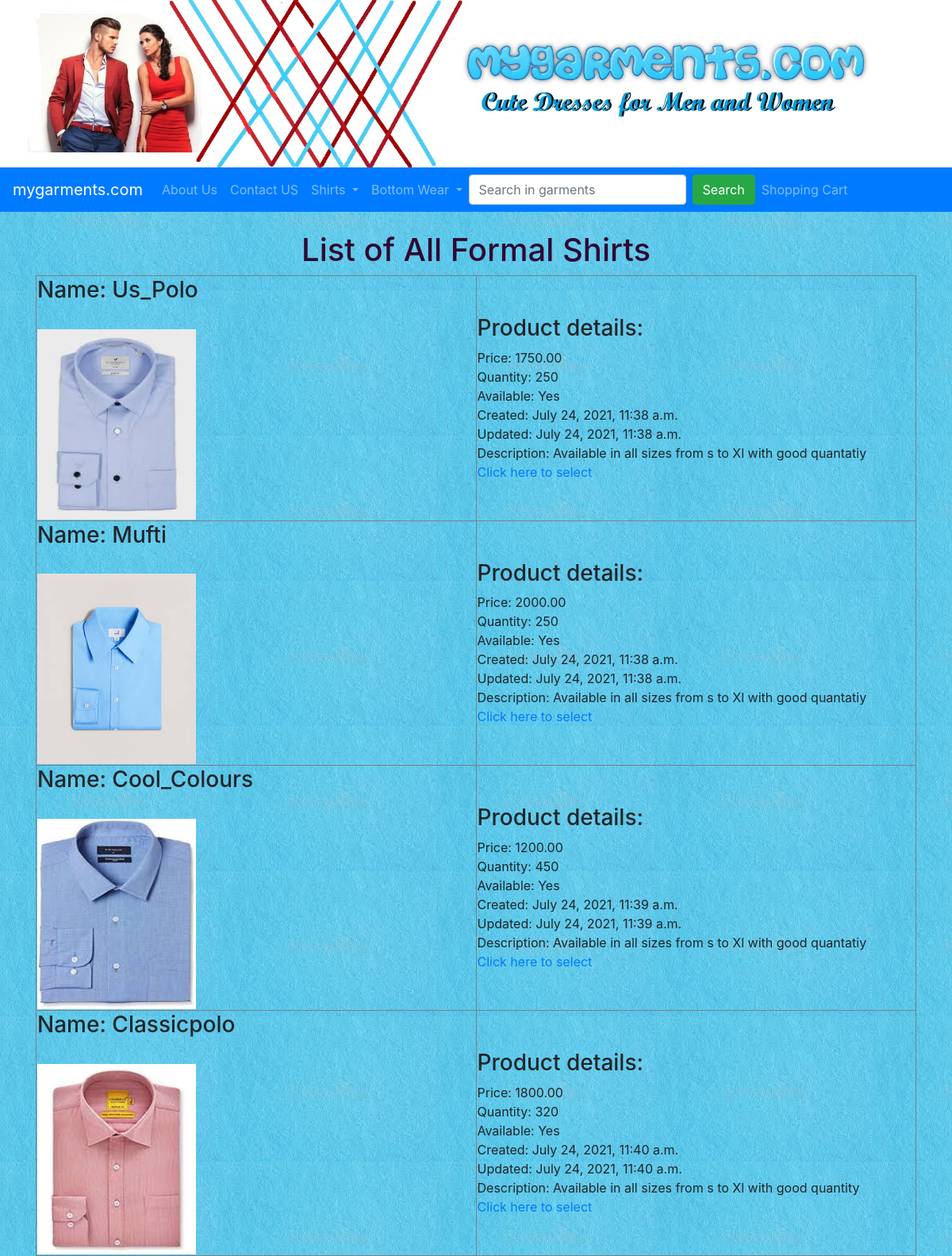
Page /formalshirts on the committed database.
### Garments/models.py (models this page shows, shortened)
class Formalshirt(models.Model):
    name = models.CharField(max_length=100)
    photo = models.FileField(blank=True)
    desc = models.TextField(max_length=500, blank=True)
    price = models.DecimalField(max_digits=10, decimal_places=2)
    stock = models.PositiveIntegerField()
    available = models.BooleanField(default=True)
    created = models.DateTimeField(auto_now_add= True)
    updated = models.DateTimeField(auto_now = True)

### Garments/views.py (the view)
# urls.py: path('formalshirts',formalshirts),
def formalshirts(request):
    qs = Formalshirt.objects.all()
    return render(request, 'formalshirts.html', {'lst':qs})

### Garments/templates/formalshirts.html (shortened to what this page needs)
{% extends 'base.html' %}
{% block content %}
<body style= background-image:url(/media/c.jfif)>
  <div class="container">
    <h1>List of All Formal Shirts</h1>
    <table width=100% border=1>
      {% for l in lst %}
      <tr>
        <td width=50%>
          <h3>Name: {{l.name}}</h3><br>
          <img src="{{l.photo.url}}" alt="shirt photo" width=200 height=240 />
        </td>
        <td width=50%>
          <h3>Product details:</h3>
          Price: {{l.price}}<br>
          Quantity: {{l.stock}}<br>
          Available: {% if l.available %}Yes {% else %} No {% endif %}<br>
          Created: {{l.created}}<br>
          Updated: {{l.updated}}<br>
          Description: {{l.desc}}<br>
          <a href="cart{{l.id}}">Click here to select</a><br>
        </td>
      </tr>
      {% endfor %}
    </table>
  </div>
  {% endblock %}

### Garments/templates/formalshirts.html (style rules this page uses)
h1 { color: rgb(47, 10, 51); text-align: center; }

### rows in the picture
Formalshirt: name "Us_Polo", photo (picture), price "1750.00", stock "250", available "Yes", created "July 24, 2021, 11:38 a.m.", updated "July 24, 2021, 11:38 a.m.", desc "Available in all sizes from s to Xl with good quantatiy"
Formalshirt: name "Mufti", photo (picture), price "2000.00", stock "250", available "Yes", created "July 24, 2021, 11:38 a.m.", updated "July 24, 2021, 11:38 a.m.", desc "Available in all sizes from s to Xl with good quantatiy"
Formalshirt: name "Cool_Colours", photo (picture), price "1200.00", stock "450", available "Yes", created "July 24, 2021, 11:39 a.m.", updated "July 24, 2021, 11:39 a.m.", desc "Available in all sizes from s to Xl with good quantatiy"
Formalshirt: name "Classicpolo", photo (picture), price "1800.00", stock "320", available "Yes", created "July 24, 2021, 11:40 a.m.", updated "July 24, 2021, 11:40 a.m.", desc "Available in all sizes from s to Xl with good quantity"
